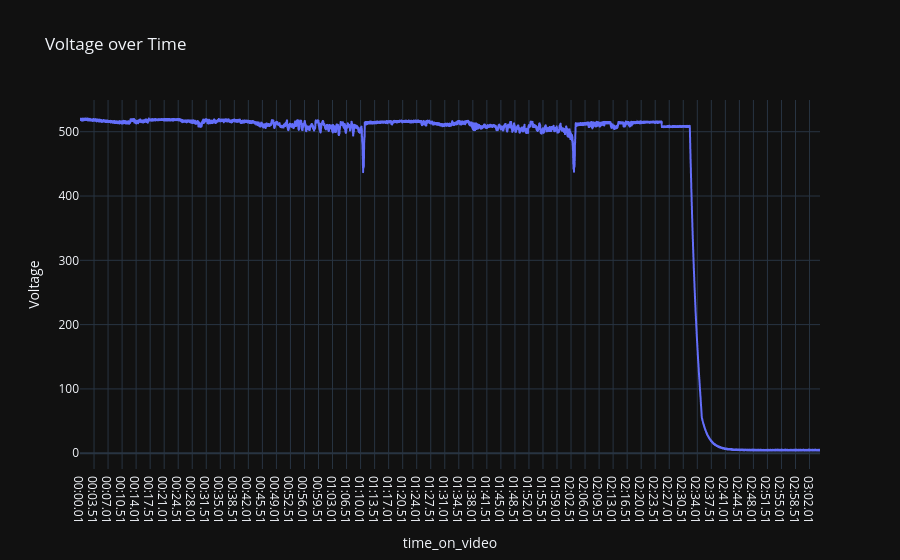

The notebook cell this image was saved under:
### Code cell
fig = px.line(df_video, x='time_on_video', y='D1_DC_Bus_Voltage', title='Voltage over Time', labels={'D1_DC_Bus_Voltage': 'Voltage'})
fig.show()

### Figure 1 — Plotly figure (JSON) as saved in the notebook; plotly's stock layout.template omitted (floating-point values rounded to 4 significant figures; data arrays with more than 128 entries replaced by an {"elided": "..."} marker saying what was removed)
{"data": [{"hovertemplate": "time_on_video=%{x}<br>Voltage=%{y}<extra></extra>", "legendgroup": "", "line": {"color": "#636efa", "dash": "solid"}, "marker": {"symbol": "circle"}, "mode": "lines", "name": "", "showlegend": false, "x": {"elided": "20513 str values"}, "xaxis": "x", "y": {"elided": "20513 float values"}, "yaxis": "y", "type": "scattergl"}], "layout": {"xaxis": {"anchor": "y", "domain": [0.0, 1.0], "title": {"text": "time_on_video"}}, "yaxis": {"anchor": "x", "domain": [0.0, 1.0], "title": {"text": "Voltage"}}, "legend": {"tracegroupgap": 0}, "title": {"text": "Voltage over Time"}}}
